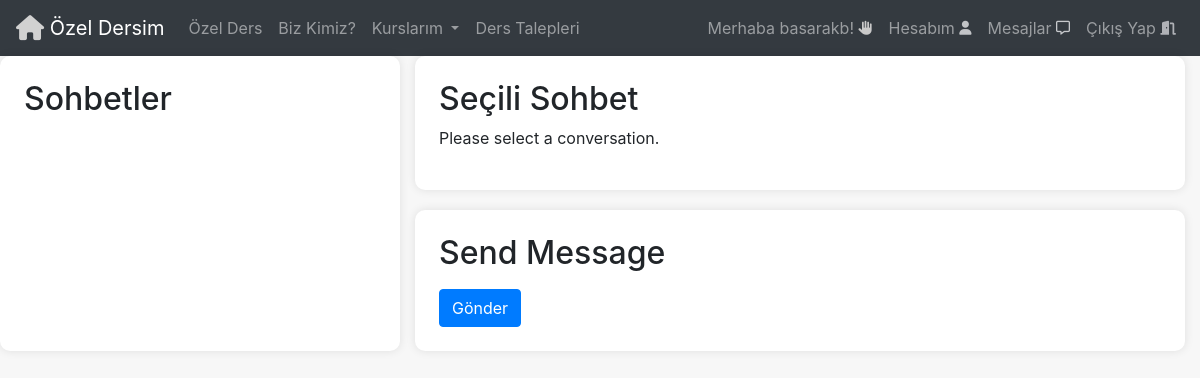
The app's page /mesaj/ (signed in), older data.
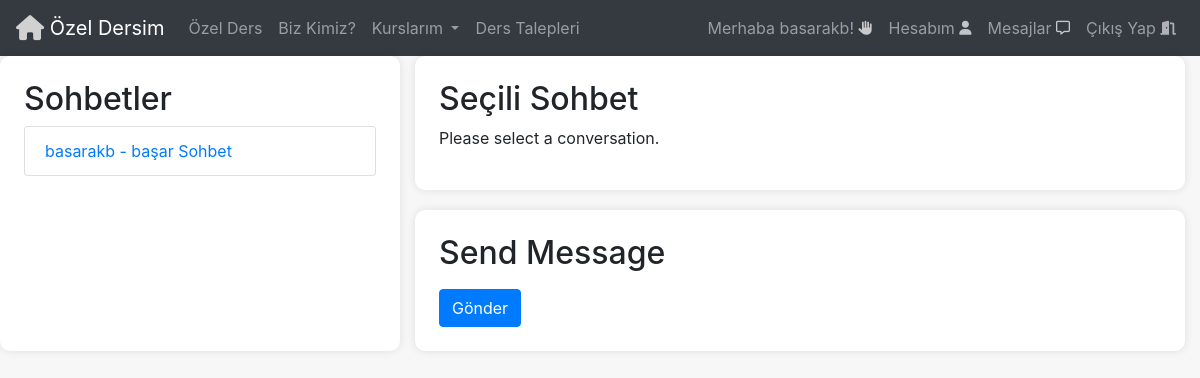
The same page, newer data.
### Base/models.py (models this page shows)
class Sohbet(models.Model):
  user1 = models.ForeignKey(User, on_delete=models.CASCADE, related_name='user1_sohbet')
  user2 = models.ForeignKey(User, on_delete=models.CASCADE,related_name='user2_sohbet')
  def __str__(self):
        return f'{self.user1.username} - {self.user2.username} Sohbet'

### Base/views.py (the view)
# urls.py: path('mesaj/',views.mesaj, name='mesaj'),
def mesaj(request):
   user = request.user
   sohbetler = Sohbet.objects.filter(user1=user) | Sohbet.objects.filter(user2=user)
   context = {'sohbetler': sohbetler}
   return render(request, 'mesaj.html',context)

### Templates/mesaj.html (shortened to what this page needs)
{% include 'navbar.html' %}
<!DOCTYPE html>
<html lang="en">
  <head>
    <link
      href="https://cdn.jsdelivr.net/npm/bootstrap@4.6.2/dist/css/bootstrap.min.css"
      rel="stylesheet"
    />
  </head>
  <body>
    <div class="container chat-container">
      <div class="row">
        <div class="col-md-4 sidebar p-4">
          <h2>Sohbetler</h2>
          <ul class="list-group">
            {% for sohbet in sohbetler %}
            <li class="list-group-item">
              <a href="{% url 'SohbetDetay' sohbet.id %}">{{ sohbet }}</a>
            </li>
            {% endfor %}
          </ul>
        </div>
        <div class="col-md-8">
          <div class="main-content p-4">
            <h2>Seçili Sohbet</h2>
            {% if secili_sohbet %}
            <h3>{{ secili_sohbet }}</h3>
            <div id="chat-messages">
              {% for mesaj in mesajlar %}
              <p>{{ mesaj.gönderen }}: {{ mesaj.içerik }}</p>
              {% endfor %}
            </div>
            {% else %}
            <p>Please select a conversation.</p>
            {% endif %}
          </div>
          <div class="chat-form p-4">
            <h2>Send Message</h2>
            <form method="POST">
              <button type="submit" class="btn btn-primary">Gönder</button>
            </form>
          </div>
        </div>
      </div>
    </div>
  </body>
</html>

### Templates/navbar.html (shortened to what this page needs)
<!DOCTYPE html>
<html lang="en">
<head>
  <link rel="stylesheet" href="https://cdn.jsdelivr.net/npm/bootstrap@4.6.2/dist/css/bootstrap.min.css">
  <link rel="stylesheet" href="https://cdnjs.cloudflare.com/ajax/libs/font-awesome/6.5.2/css/all.min.css">
</head>
<body>
  <nav class="navbar navbar-expand-lg navbar-dark bg-dark">
    <a class="navbar-brand" href="{% url 'Home' %}"> <i class="fa-solid fa-house fa-lg" style="color: #d1d1d1;"></i>
      <width="30" height="30" class="d-inline-block align-top " alt="">
        Özel Dersim
    </a>
    <div class="collapse navbar-collapse" id="navbarSupportedContent">
      <ul class="navbar-nav mr-auto">
        <li class="nav-item">
          <a class="nav-link" href="{% url 'OzelDers' %}">Özel Ders</a>
        </li>
        <li class="nav-item">
          <a class="nav-link" href="{% url 'biz_kimiz' %}">Biz Kimiz?</a>
        </li>
        <li class="nav-item dropdown">
          <a class="nav-link dropdown-toggle" href="#" role="button" data-toggle="dropdown" aria-expanded="false">
            Kurslarım
          </a>
        </li>
        <li class="nav-item">
          <a class="nav-link" href="{% url 'DersTalepleri' %}">Ders Talepleri</a>
        </li>
      </ul>
      <div class="user-links">
        {% if request.user.is_authenticated %}
        <ul class="navbar-nav ml-auto">
          <li class="nav-item">
            <a class="nav-link">Merhaba {{request.user}}! <i class="fa-solid fa-hand fa-shake fa-sm" style="color: #c9c9c9;"></i></a>
          </li>
          <li class="nav-item">
           <a class="nav-link" href="{% url 'profil' request.user.id  %}">
              Hesabım <i class="fa-solid fa-user fa-sm" style="color: #c2c4c7;"></i></i></i></i></i>
            </a>
          </li>
          <li class="nav-item">
            <a class="nav-link" href="{% url 'mesaj'  %}">
              Mesajlar <i class="fa-regular fa-message fa-sm" style="color: #c7c9cc;"></i></i></i>
            </a>
          <li class="nav-item">
            <a class="nav-link" href="{% url 'logout'  %}">
              Çıkış Yap <i class="fa-solid fa-door-open fa-sm" style="color: #afb1b6;"></i></i></i></i>
            </a>
          </li>
        </ul>
        {% endif %}
      </div>
  </nav>
</body>
</html>

### Templates/mesaj.html (style rules this page uses)
body { background-color: #f7f7f7; }
.chat-container { max-width: 1200px; margin: 0 auto; }
.sidebar, .main-content, .chat-form { background-color: #fff; border-radius: 10px; box-shadow: 0 0 10px rgba(0, 0, 0, 0.1); margin-bottom: 20px; }
.list-group-item { cursor: pointer; }

Row changes from the older to the newer data that the page shows:
added Sohbet: user1+user2 "basarakb - başar Sohbet"
